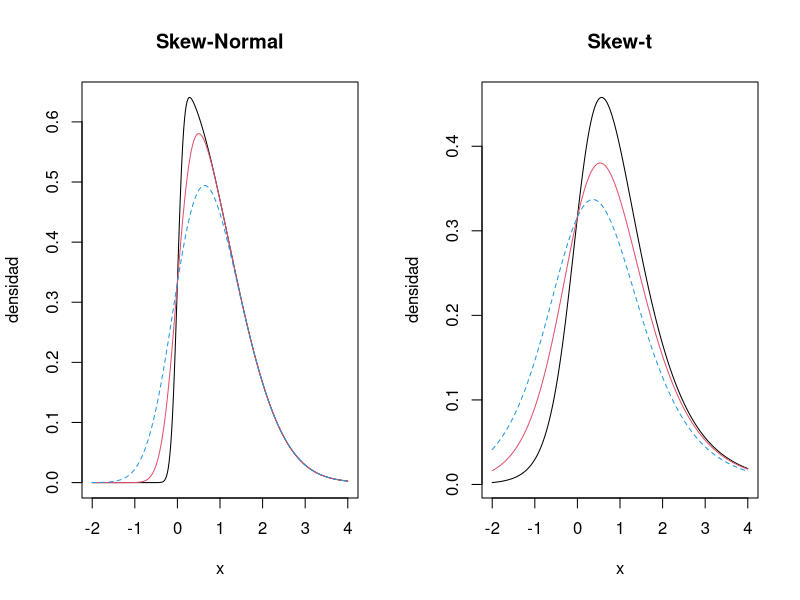
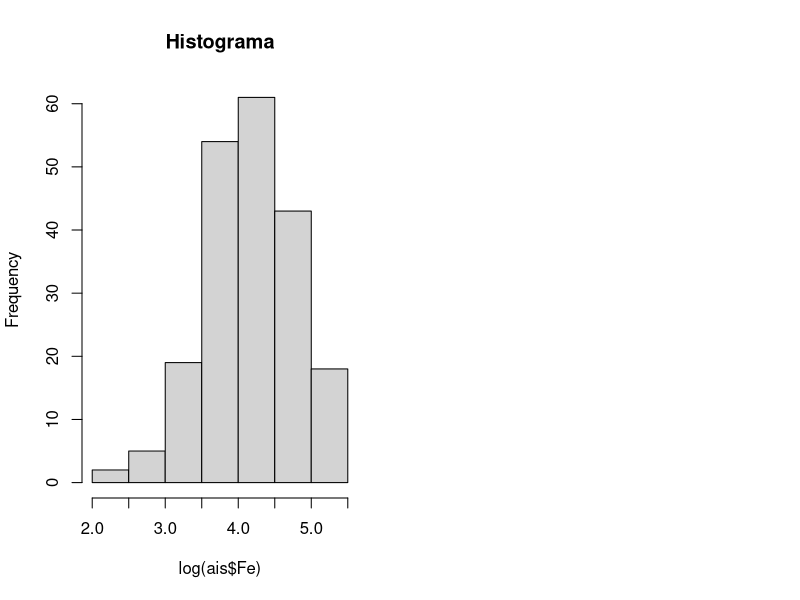
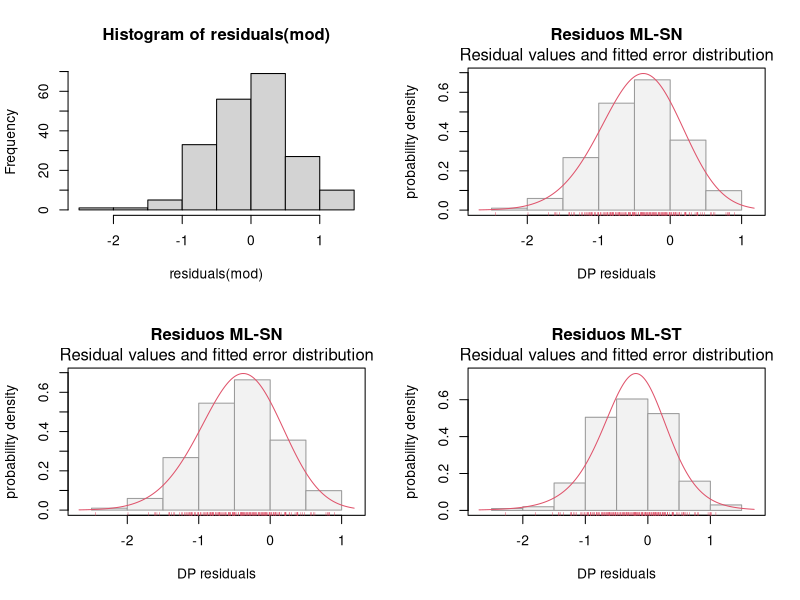
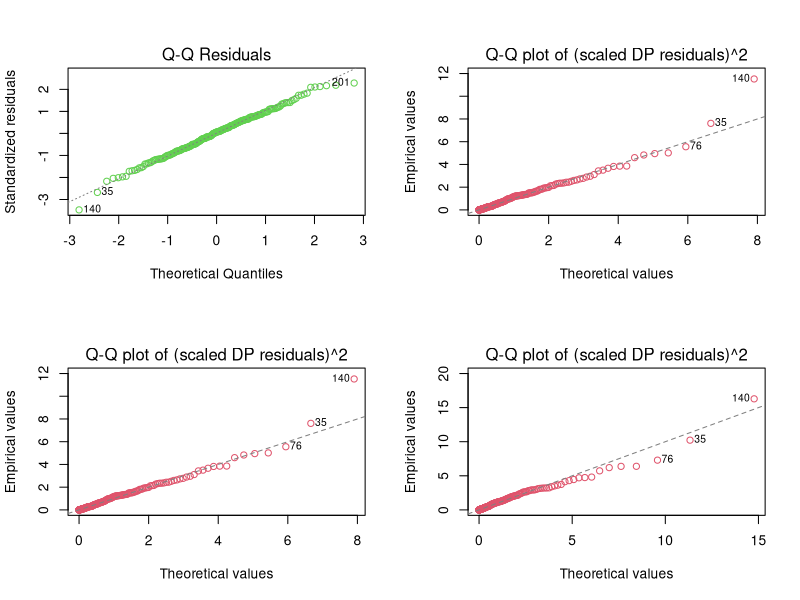

Reproduce these figures in R, in order.
## ---- chunk 1
knitr::opts_chunk$set(echo = T)
library(tidyverse)
library(gridExtra)
## ---- chunk 2
library(sn)
x <- seq(-2, 4, length=300)
y1<-dsn(x, xi=0, omega=1.2, alpha=10)
y2 <- dsn(x, 0, 1.2, 4)
y3 <- dsn(x, dp=c(0, 1.2, 2))
z1<-dst(x, xi=0, omega=1.2, alpha=2,nu=5)
z2 <- dst(x, 0, 1.2, 1, 5)
z3 <- dst(x, dp=c(0, 1.2,0.5, 5))

par(mfrow=c(1,2))
plot(x, y1, type="l", ylab="densidad",main="Skew-Normal")
lines(x, y2, col=2)
lines(x, y3, col=4, lty=2)

plot(x, z1, type="l", ylab="densidad",main="Skew-t")
lines(x, z2, col=2)
lines(x, z3, col=4, lty=2)

## ---- chunk 3
data(ais)
hist(log(ais$Fe), main="Histograma")
## ---- chunk 4
mod_sn <- selm(log(Fe) ~ BMI + LBM, family="SN", data=ais)
summary(mod_sn,param.type="DP")
## ---- chunk 5
mod_st <- selm(log(Fe) ~ BMI + LBM, family="ST", fixed.param=list(nu=8), data=ais)
summary(mod_st,param.type="DP")
## ---- chunk 6
mod <- lm(log(Fe) ~ BMI + LBM, data=ais)
summary(mod)
## ---- chunk 7
par(mfrow=c(2,2))
hist(residuals(mod))
plot(mod_sn,col=2,param.type="DP",which=2,main="Residuos ML-SN")
plot(mod_sn,col=2,param.type="DP",which=2,main="Residuos ML-SN")
plot(mod_st,col=2,param.type="DP",which=2,main="Residuos ML-ST")
## ---- chunk 8
par(mfrow=c(2,2))
plot(mod,col=3,which=2)
plot.selm(mod_sn,col=2,which=3,param.type="DP")
plot.selm(mod_sn,col=2,which=3,param.type="DP")
plot.selm(mod_st,col=2,which=3,param.type="DP")
